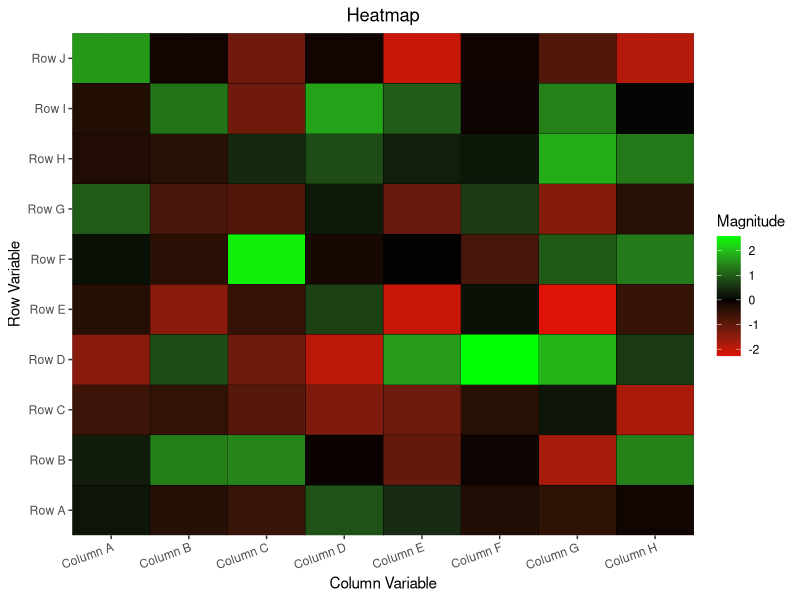
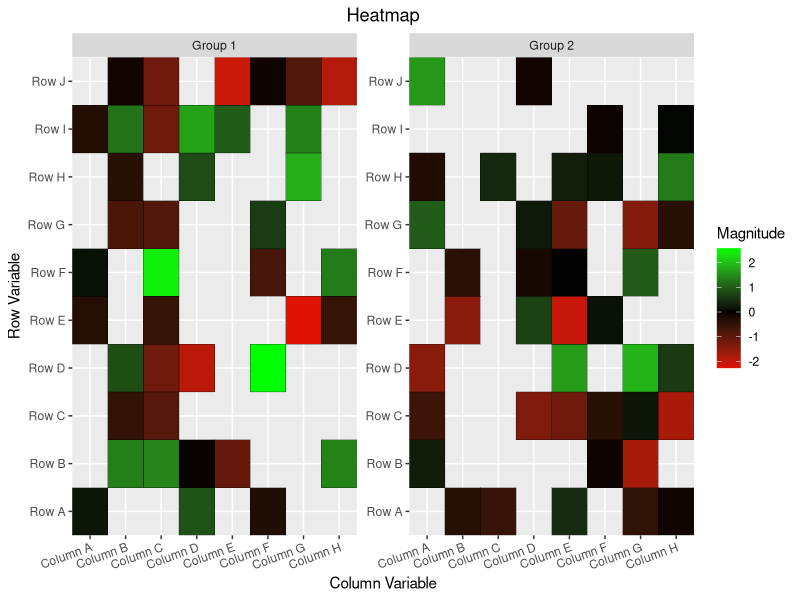

Write the R code that produced these figures, in order.
## ---- chunk 1
# Load packages----
require(data.table)
require(ggplot2)

set.seed(100)

# Data----
n.row <- 10
n.col <- 8
n.grp <- 2

dt1 <- data.table(rowVar = factor(paste("Row",
                                        rep(LETTERS[1:n.row],
                                            n.col))),
                  colVar = factor(paste("Column",
                                        rep(rev(LETTERS[1:n.col]),
                                            each = n.row))),
                  grpVar = factor(paste("Group",
                                        sample(1:2,
                                               n.row*n.col,
                                               replace = TRUE))),
                  valVar = rnorm(n.row*n.col))
print(dt1)

# Plot heatmap----
p1 <- ggplot(data = dt1) +
  geom_tile(aes(x =  colVar,
                y = rowVar,
                fill = valVar),
            color = "black") +
  scale_fill_gradient2(low = "red", 
                       high = "green", 
                       mid = "black", 
                       midpoint = 0, 
                       # limit = c(-10, 10), 
                       name = "Magnitude") +
  scale_x_discrete("Column Variable",
                   expand = c(0, 0)) + 
  scale_y_discrete("Row Variable",
                   expand = c(0, 0)) +
  ggtitle("Heatmap") +
  theme(axis.text.x = element_text(angle = 20,
                                   hjust = 1),
        # legend.position = "top",
        plot.title = element_text(hjust = 0.5))
print(p1)

# Save the plot as a TIFF file
# tiff(filename = "tmp/heatmap.tiff",
#      height = 10,
#      width = 8,
#      units = 'in',
#      res = 300,
#      compression = "lzw+p")
# print(p1)
# graphics.off()

# Plot heatmap with grouping variable----
p2 <- ggplot(data = dt1) +
  facet_wrap(~ grpVar,
             scales = "free_y") +
  geom_tile(aes(x =  colVar,
                y = rowVar,
                fill = valVar),
            color = "black") +
  scale_fill_gradient2(low = "red", 
                       high = "green", 
                       mid = "black", 
                       midpoint = 0, 
                       # limit = c(-10, 10), 
                       name = "Magnitude") +
  scale_x_discrete("Column Variable",
                   expand = c(0, 0)) + 
  scale_y_discrete("Row Variable",
                   expand = c(0, 0)) +
  ggtitle("Heatmap") + 
  theme(axis.text.x = element_text(angle = 20,
                                   hjust = 1),
        # legend.position = "top",
        plot.title = element_text(hjust = 0.5))
print(p2)
